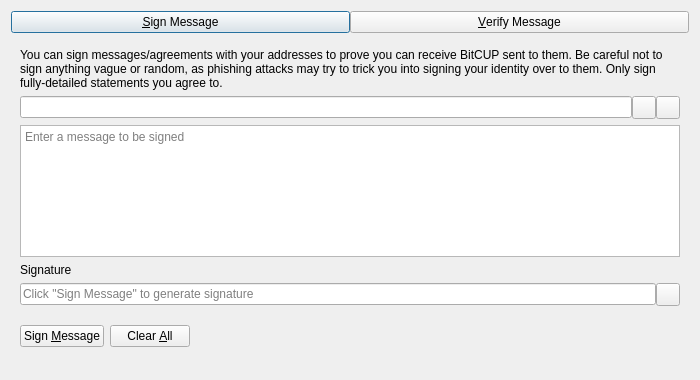
<?xml version="1.0" encoding="UTF-8"?>
<ui version="4.0">
 <class>SignVerifyMessageDialog</class>
 <widget class="QDialog" name="SignVerifyMessageDialog">
  <property name="geometry">
   <rect>
    <x>0</x>
    <y>0</y>
    <width>700</width>
    <height>380</height>
   </rect>
  </property>
  <property name="windowTitle">
   <string>Signatures - Sign / Verify a Message</string>
  </property>
  <property name="modal">
   <bool>true</bool>
  </property>
  <layout class="QVBoxLayout" name="verticalLayout">
   <item>
    <layout class="QHBoxLayout" name="horizontalLayout_Buttons_2">
     <property name="spacing">
      <number>0</number>
     </property>
     <property name="topMargin">
      <number>0</number>
     </property>
     <item>
      <widget class="QPushButton" name="btnSignMessage">
       <property name="text">
        <string>&amp;Sign Message</string>
       </property>
       <property name="checkable">
        <bool>true</bool>
       </property>
      </widget>
     </item>
     <item>
      <widget class="QPushButton" name="btnVerifyMessage">
       <property name="text">
        <string>&amp;Verify Message</string>
       </property>
       <property name="checkable">
        <bool>true</bool>
       </property>
      </widget>
     </item>
    </layout>
   </item>
   <item>
    <widget class="QStackedWidget" name="stackedWidgetSig">
     <property name="minimumSize">
      <size>
       <width>0</width>
       <height>0</height>
      </size>
     </property>
     <property name="currentIndex">
      <number>0</number>
     </property>
     <widget class="QWidget" name="pageSignMessage">
      <layout class="QVBoxLayout" name="verticalLayout_SM">
       <item>
        <widget class="QLabel" name="infoLabel_SM">
         <property name="text">
          <string>You can sign messages/agreements with your addresses to prove you can receive BitCUP sent to them. Be careful not to sign anything vague or random, as phishing attacks may try to trick you into signing your identity over to them. Only sign fully-detailed statements you agree to.</string>
         </property>
         <property name="textFormat">
          <enum>Qt::PlainText</enum>
         </property>
         <property name="wordWrap">
          <bool>true</bool>
         </property>
        </widget>
       </item>
       <item>
        <layout class="QHBoxLayout" name="horizontalLayout_1_SM">
         <property name="spacing">
          <number>0</number>
         </property>
         <item>
          <widget class="QValidatedLineEdit" name="addressIn_SM">
           <property name="toolTip">
            <string>The BitCUP address to sign the message with</string>
           </property>
          </widget>
         </item>
         <item>
          <widget class="QToolButton" name="addressBookButton_SM">
           <property name="toolTip">
            <string>Choose previously used address</string>
           </property>
           <property name="text">
            <string/>
           </property>
           <property name="shortcut">
            <string>Alt+A</string>
           </property>
          </widget>
         </item>
         <item>
          <widget class="QToolButton" name="pasteButton_SM">
           <property name="toolTip">
            <string>Paste address from clipboard</string>
           </property>
           <property name="text">
            <string/>
           </property>
           <property name="shortcut">
            <string>Alt+P</string>
           </property>
          </widget>
         </item>
        </layout>
       </item>
       <item>
        <widget class="QPlainTextEdit" name="messageIn_SM">
         <property name="toolTip">
          <string>Enter the message you want to sign here</string>
         </property>
         <property name="placeholderText">
          <string>Enter a message to be signed</string>
         </property>
        </widget>
       </item>
       <item>
        <widget class="QLabel" name="signatureLabel_SM">
         <property name="text">
          <string>Signature</string>
         </property>
         <property name="textFormat">
          <enum>Qt::PlainText</enum>
         </property>
        </widget>
       </item>
       <item>
        <layout class="QHBoxLayout" name="horizontalLayout_2_SM">
         <property name="spacing">
          <number>0</number>
         </property>
         <item>
          <widget class="QLineEdit" name="signatureOut_SM">
           <property name="placeholderText">
            <string>Click "Sign Message" to generate signature</string>
           </property>
           <property name="readOnly">
            <bool>true</bool>
           </property>
          </widget>
         </item>
         <item>
          <widget class="QToolButton" name="copySignatureButton_SM">
           <property name="toolTip">
            <string>Copy the current signature to the system clipboard</string>
           </property>
           <property name="text">
            <string/>
           </property>
          </widget>
         </item>
        </layout>
       </item>
       <item>
        <layout class="QHBoxLayout" name="horizontalLayout_3_SM">
         <item>
          <widget class="QPushButton" name="signMessageButton_SM">
           <property name="toolTip">
            <string>Sign the message to prove you own this BitCUP address</string>
           </property>
           <property name="text">
            <string>Sign &amp;Message</string>
           </property>
           <property name="autoDefault">
            <bool>false</bool>
           </property>
          </widget>
         </item>
         <item>
          <widget class="QPushButton" name="clearButton_SM">
           <property name="toolTip">
            <string>Reset all sign message fields</string>
           </property>
           <property name="text">
            <string>Clear &amp;All</string>
           </property>
           <property name="autoDefault">
            <bool>false</bool>
           </property>
          </widget>
         </item>
         <item>
          <spacer name="horizontalSpacer_1_SM">
           <property name="orientation">
            <enum>Qt::Horizontal</enum>
           </property>
           <property name="sizeHint" stdset="0">
            <size>
             <width>40</width>
             <height>48</height>
            </size>
           </property>
          </spacer>
         </item>
         <item>
          <widget class="QLabel" name="statusLabel_SM">
           <property name="text">
            <string/>
           </property>
           <property name="wordWrap">
            <bool>true</bool>
           </property>
          </widget>
         </item>
         <item>
          <spacer name="horizontalSpacer_2_SM">
           <property name="orientation">
            <enum>Qt::Horizontal</enum>
           </property>
           <property name="sizeHint" stdset="0">
            <size>
             <width>40</width>
             <height>48</height>
            </size>
           </property>
          </spacer>
         </item>
        </layout>
       </item>
      </layout>
     </widget>
     <widget class="QWidget" name="pageVerifyMessage">
      <layout class="QVBoxLayout" name="verticalLayout_VM">
       <item>
        <widget class="QLabel" name="infoLabel_VM">
         <property name="text">
          <string>Enter the receiver's address, message (ensure you copy line breaks, spaces, tabs, etc. exactly) and signature below to verify the message. Be careful not to read more into the signature than what is in the signed message itself, to avoid being tricked by a man-in-the-middle attack. Note that this only proves the signing party receives with the address, it cannot prove sendership of any transaction!</string>
         </property>
         <property name="textFormat">
          <enum>Qt::PlainText</enum>
         </property>
         <property name="alignment">
          <set>Qt::AlignLeading|Qt::AlignLeft|Qt::AlignTop</set>
         </property>
         <property name="wordWrap">
          <bool>true</bool>
         </property>
        </widget>
       </item>
       <item>
        <layout class="QHBoxLayout" name="horizontalLayout_1_VM">
         <property name="spacing">
          <number>0</number>
         </property>
         <item>
          <widget class="QValidatedLineEdit" name="addressIn_VM">
           <property name="toolTip">
            <string>The BitCUP address the message was signed with</string>
           </property>
          </widget>
         </item>
         <item>
          <widget class="QToolButton" name="addressBookButton_VM">
           <property name="toolTip">
            <string>Choose previously used address</string>
           </property>
           <property name="text">
            <string/>
           </property>
           <property name="shortcut">
            <string>Alt+A</string>
           </property>
          </widget>
         </item>
        </layout>
       </item>
       <item>
        <widget class="QPlainTextEdit" name="messageIn_VM">
          <property name="toolTip">
            <string>The signed message to verify</string>
          </property>
          <property name="placeholderText">
            <string>Enter a message to be verified</string>
          </property>
        </widget>
       </item>
       <item>
        <widget class="QValidatedLineEdit" name="signatureIn_VM">
          <property name="toolTip">
            <string>The signature given when the message was signed</string>
          </property>
          <property name="placeholderText">
            <string>Enter a signature for the message to be verified</string>
          </property>
        </widget>
       </item>
       <item>
        <layout class="QHBoxLayout" name="horizontalLayout_2_VM">
         <item>
          <widget class="QPushButton" name="verifyMessageButton_VM">
           <property name="toolTip">
            <string>Verify the message to ensure it was signed with the specified BitCUP address</string>
           </property>
           <property name="text">
            <string>Verify &amp;Message</string>
           </property>
           <property name="autoDefault">
            <bool>false</bool>
           </property>
          </widget>
         </item>
         <item>
          <widget class="QPushButton" name="clearButton_VM">
           <property name="toolTip">
            <string>Reset all verify message fields</string>
           </property>
           <property name="text">
            <string>Clear &amp;All</string>
           </property>
           <property name="autoDefault">
            <bool>false</bool>
           </property>
          </widget>
         </item>
         <item>
          <spacer name="horizontalSpacer_1_VM">
           <property name="orientation">
            <enum>Qt::Horizontal</enum>
           </property>
           <property name="sizeHint" stdset="0">
            <size>
             <width>40</width>
             <height>48</height>
            </size>
           </property>
          </spacer>
         </item>
         <item>
          <widget class="QLabel" name="statusLabel_VM">
           <property name="text">
            <string/>
           </property>
           <property name="wordWrap">
            <bool>true</bool>
           </property>
          </widget>
         </item>
         <item>
          <spacer name="horizontalSpacer_2_VM">
           <property name="orientation">
            <enum>Qt::Horizontal</enum>
           </property>
           <property name="sizeHint" stdset="0">
            <size>
             <width>40</width>
             <height>48</height>
            </size>
           </property>
          </spacer>
         </item>
        </layout>
       </item>
      </layout>
     </widget>
    </widget>
   </item>
  </layout>
 </widget>
 <customwidgets>
  <customwidget>
   <class>QValidatedLineEdit</class>
   <extends>QLineEdit</extends>
   <header>qt/qvalidatedlineedit.h</header>
  </customwidget>
 </customwidgets>
 <resources>
  <include location="../bitcup.qrc"/>
 </resources>
 <connections/>
</ui>
